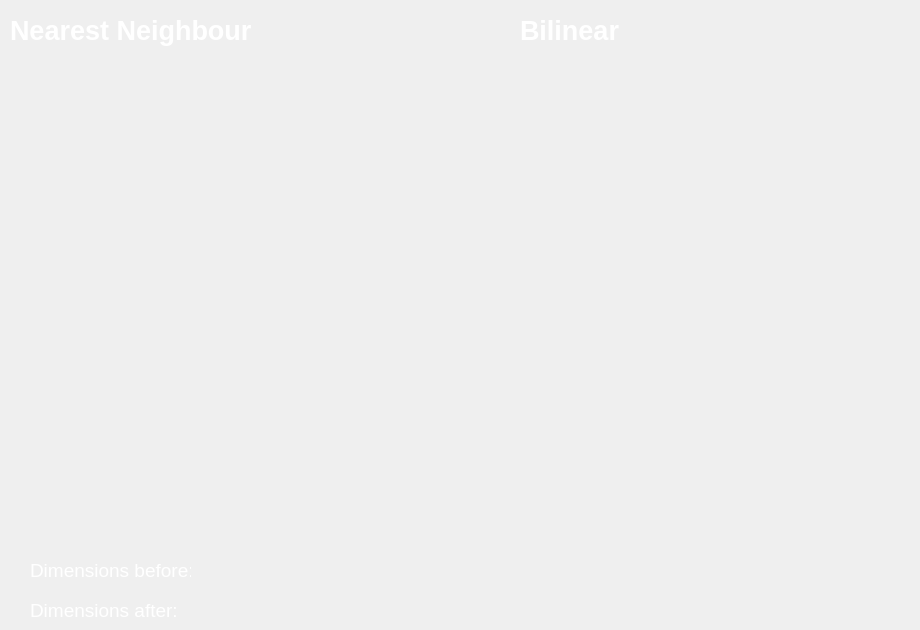
    <widget class="QWidget" name="tab_2">
     <attribute name="title">
      <string>Zooming</string>
     </attribute>
     <widget class="QLabel" name="label_14">
      <property name="geometry">
       <rect>
        <x>10</x>
        <y>10</y>
        <width>271</width>
        <height>41</height>
       </rect>
      </property>
      <property name="font">
       <font>
        <pointsize>20</pointsize>
        <weight>75</weight>
        <bold>true</bold>
       </font>
      </property>
      <property name="styleSheet">
       <string notr="true">color: rgb(255, 255, 255);</string>
      </property>
      <property name="text">
       <string>Nearest Neighbour</string>
      </property>
     </widget>
     <widget class="QLabel" name="label_15">
      <property name="geometry">
       <rect>
        <x>520</x>
        <y>10</y>
        <width>241</width>
        <height>41</height>
       </rect>
      </property>
      <property name="font">
       <font>
        <pointsize>20</pointsize>
        <weight>75</weight>
        <bold>true</bold>
       </font>
      </property>
      <property name="styleSheet">
       <string notr="true">color: rgb(255, 255, 255);</string>
      </property>
      <property name="text">
       <string>Bilinear</string>
      </property>
     </widget>
     <widget class="QLabel" name="nearest">
      <property name="geometry">
       <rect>
        <x>26</x>
        <y>72</y>
        <width>431</width>
        <height>471</height>
       </rect>
      </property>
      <property name="text">
       <string/>
      </property>
     </widget>
     <widget class="QLabel" name="bilinear">
      <property name="geometry">
       <rect>
        <x>480</x>
        <y>70</y>
        <width>431</width>
        <height>471</height>
       </rect>
      </property>
      <property name="text">
       <string/>
      </property>
     </widget>
     <widget class="QLabel" name="old_dim">
      <property name="geometry">
       <rect>
        <x>200</x>
        <y>560</y>
        <width>251</width>
        <height>31</height>
       </rect>
      </property>
      <property name="font">
       <font>
        <pointsize>14</pointsize>
       </font>
      </property>
      <property name="styleSheet">
       <string notr="true">color: rgb(255, 255, 255);</string>
      </property>
      <property name="text">
       <string/>
      </property>
     </widget>
     <widget class="QLabel" name="new_dim">
      <property name="geometry">
       <rect>
        <x>180</x>
        <y>590</y>
        <width>251</width>
        <height>31</height>
       </rect>
      </property>
      <property name="font">
       <font>
        <pointsize>14</pointsize>
       </font>
      </property>
      <property name="styleSheet">
       <string notr="true">color: rgb(255, 255, 255);</string>
      </property>
      <property name="text">
       <string/>
      </property>
     </widget>
     <widget class="QLabel" name="label_16">
      <property name="geometry">
       <rect>
        <x>30</x>
        <y>560</y>
        <width>161</width>
        <height>21</height>
       </rect>
      </property>
      <property name="font">
       <font>
        <pointsize>14</pointsize>
       </font>
      </property>
      <property name="styleSheet">
       <string notr="true">color: rgb(255, 255, 255);</string>
      </property>
      <property name="text">
       <string>Dimensions before:</string>
      </property>
     </widget>
     <widget class="QLabel" name="label_17">
      <property name="geometry">
       <rect>
        <x>30</x>
        <y>600</y>
        <width>151</width>
        <height>21</height>
       </rect>
      </property>
      <property name="font">
       <font>
        <pointsize>14</pointsize>
       </font>
      </property>
      <property name="styleSheet">
       <string notr="true">color: rgb(255, 255, 255);</string>
      </property>
      <property name="text">
       <string>Dimensions after:</string>
      </property>
     </widget>
    </widget>
